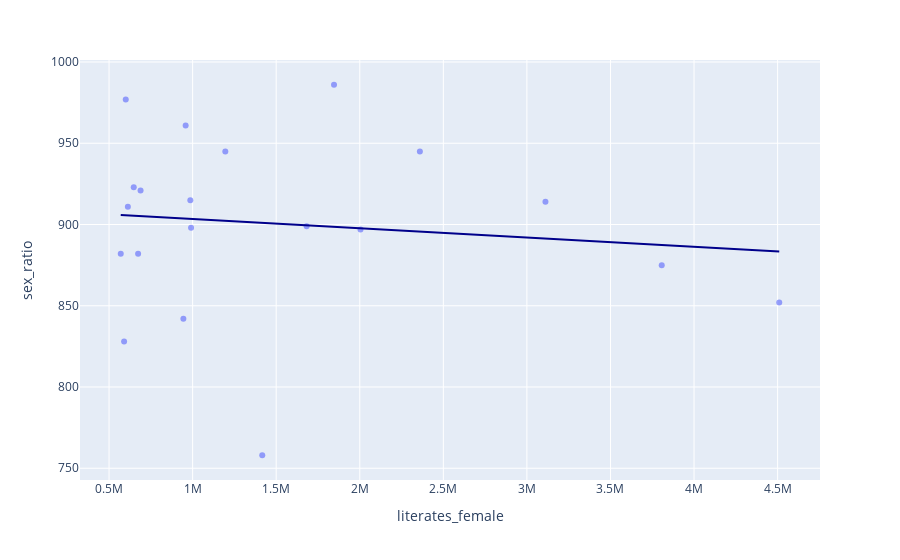

Here is the notebook cell this chart was saved with:
### Markdown cell above
## Is there any relation between sex ratio and female literacy?

### Code cell
fig = px.scatter(
    top20, x='literates_female', y='sex_ratio', opacity=0.65,
    trendline='ols', trendline_color_override='darkblue'
)
fig.show()

### Figure 1 — Plotly figure (JSON) as saved in the notebook; plotly's stock layout.template omitted (floating-point values rounded to 4 significant figures)
{"data": [{"hovertemplate": "literates_female=%{x}<br>sex_ratio=%{y}<extra></extra>", "legendgroup": "", "marker": {"color": "#636efa", "opacity": 0.65, "symbol": "circle"}, "mode": "markers", "name": "", "orientation": "v", "showlegend": false, "type": "scatter", "x": [4509812, 3806615, 3110983, 2359594, 2004480, 1845974, 1682088, 1416640, 1195486, 990584, 986314, 944650, 958239, 688459, 673724, 612482, 599937, 590002, 569943, 647672], "xaxis": "x", "y": [852, 875, 914, 945, 897, 986, 899, 758, 945, 898, 915, 842, 961, 921, 882, 911, 977, 828, 882, 923], "yaxis": "y"}, {"hovertemplate": "<b>OLS trendline</b><br>sex_ratio = -5.70456e-06 * literates_female + 909.162<br>R<sup>2</sup>=0.014641<br><br>literates_female=%{x}<br>sex_ratio=%{y} <b>(trend)</b><extra></extra>", "legendgroup": "", "line": {"color": "darkblue"}, "marker": {"color": "#636efa", "symbol": "circle"}, "mode": "lines", "name": "", "showlegend": false, "type": "scatter", "x": [569943, 590002, 599937, 612482, 647672, 673724, 688459, 944650, 958239, 986314, 990584, 1195486, 1416640, 1682088, 1845974, 2004480, 2359594, 3110983, 3806615, 4509812], "xaxis": "x", "y": [905.9, 905.8, 905.7, 905.7, 905.5, 905.3, 905.2, 903.8, 903.7, 903.5, 903.5, 902.3, 901.1, 899.6, 898.6, 897.7, 895.7, 891.4, 887.4, 883.4], "yaxis": "y"}], "layout": {"legend": {"tracegroupgap": 0}, "margin": {"t": 60}, "xaxis": {"anchor": "y", "domain": [0, 1], "title": {"text": "literates_female"}}, "yaxis": {"anchor": "x", "domain": [0, 1], "title": {"text": "sex_ratio"}}}}
